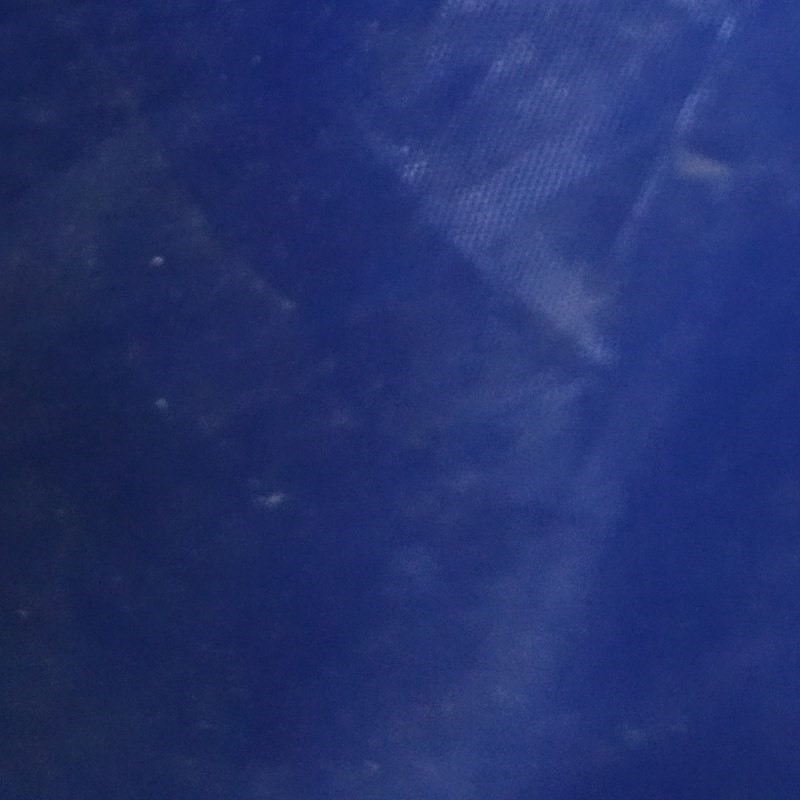
#> input picture Sample/payung std.jpg, 800 x 800 px, found by its file name
$ python warna_dominan.py
#> lines starting #> are read from the running program, lines starting #| are printed output that depends on the picture; long printed decimals are rounded
import numpy as np
import cv2
import matplotlib.pyplot as plt

# Fungsi untuk mendapatkan warna dominan dari patch
def get_dominant_color(image):
    data = np.reshape(image, (-1, 3))
    data = np.float32(data)

    criteria = (cv2.TERM_CRITERIA_EPS + cv2.TERM_CRITERIA_MAX_ITER, 10, 1.0)
    flags = cv2.KMEANS_RANDOM_CENTERS
    _, _, centers = cv2.kmeans(data, 1, None, criteria, 10, flags)

    return centers[0]

# Fungsi untuk mengonversi warna BGR ke RGB
def bgr_to_rgb(bgr_color):
    return bgr_color[::-1]

# Fungsi untuk mengonversi warna RBG ke HEX
def rgb_to_hex(rgb_color):
    # Mengkonversi nilai RGB yang dinormalisasi ke HEX
    hex_color = '#{:02x}{:02x}{:02x}'.format(int(rgb_color[0]), int(rgb_color[1]), int(rgb_color[2]))
    return hex_color

# Fungsi untuk mengonversi RGB ke CMYK
def rgb_to_cmyk(rgb_color):
    # Normalisasi nilai RGB ke rentang 0-1
    r, g, b = rgb_color / 255.0

    k = 1 - max(r, g, b)
    if k == 1:
        c = m = y = 0
    else:
        c = (1 - r - k) / (1 - k)
        m = (1 - g - k) / (1 - k)
        y = (1 - b - k) / (1 - k)

    return np.array([c, m, y, k])

# Fungsi untuk mengonversi warna BGR ke LAB dan mendapatkan nilai L, a, b
def bgr_to_lab(bgr_color):
    bgr_color = np.divide(bgr_color, 255.0)  # Normalisasi nilai BGR
    lab_color = cv2.cvtColor(np.array([[bgr_color]], dtype=np.float32), cv2.COLOR_BGR2LAB)[0][0]
    return lab_color

# Fungsi untuk mengonversi warna LAB ke BGR untuk visualisasi
def lab_to_bgr(lab_color):
    lab_color = np.array([[lab_color]], dtype=np.float32)
    bgr_color = cv2.cvtColor(lab_color, cv2.COLOR_LAB2BGR)[0][0]
    bgr_color = np.clip(bgr_color * 255, 0, 255).astype(np.uint8)  # Konversi kembali ke skala 0-255
    return bgr_color

# Fungsi untuk menghitung Delta E (CIE76)
def delta_e_cie76(lab1, lab2):
    delta_l = lab2[0] - lab1[0]
    delta_a = lab2[1] - lab1[1]
    delta_b = lab2[2] - lab1[2]
    return np.sqrt(delta_l ** 2 + delta_a ** 2 + delta_b ** 2)

# Fungsi untuk menghitung Delta E (CIE2000)
def delta_e_cie2000(lab1, lab2):
    L1, a1, b1 = lab1
    L2, a2, b2 = lab2

    avg_L = (L1 + L2) / 2.0
    C1 = np.sqrt(a1 ** 2 + b1 ** 2)
    C2 = np.sqrt(a2 ** 2 + b2 ** 2)
    avg_C = (C1 + C2) / 2.0

    G = 0.5 * (1 - np.sqrt(avg_C ** 7 / (avg_C ** 7 + 25 ** 7)))

    a1_prime = (1 + G) * a1
    a2_prime = (1 + G) * a2

    C1_prime = np.sqrt(a1_prime ** 2 + b1 ** 2)
    C2_prime = np.sqrt(a2_prime ** 2 + b2 ** 2)

    h1_prime = np.degrees(np.arctan2(b1, a1_prime))
    h2_prime = np.degrees(np.arctan2(b2, a2_prime))
    if h1_prime < 0:
        h1_prime += 360
    if h2_prime < 0:
        h2_prime += 360

    delta_L_prime = L2 - L1
    delta_C_prime = C2_prime - C1_prime
    delta_H_prime = 2 * np.sqrt(C1_prime * C2_prime) * np.sin(np.radians((h2_prime - h1_prime) / 2))

    avg_L_prime = (L1 + L2) / 2.0
    avg_C_prime = (C1_prime + C2_prime) / 2.0

    avg_h_prime = (h1_prime + h2_prime) / 2.0
    if abs(h1_prime - h2_prime) > 180:
        avg_h_prime += 180
    if avg_h_prime >= 360:
        avg_h_prime -= 360

    T = 1 - 0.17 * np.cos(np.radians(avg_h_prime - 30)) + 0.24 * np.cos(np.radians(2 * avg_h_prime)) + 0.32 * np.cos(np.radians(3 * avg_h_prime + 6)) - 0.20 * np.cos(np.radians(4 * avg_h_prime - 63))

    delta_theta = 30 * np.exp(-((avg_h_prime - 275) / 25) ** 2)
    R_C = 2 * np.sqrt(avg_C_prime ** 7 / (avg_C_prime ** 7 + 25 ** 7))
    S_L = 1 + (0.015 * (avg_L_prime - 50) ** 2) / np.sqrt(20 + (avg_L_prime - 50) ** 2)
    S_C = 1 + 0.045 * avg_C_prime
    S_H = 1 + 0.015 * avg_C_prime * T
    R_T = -np.sin(np.radians(2 * delta_theta)) * R_C

    delta_E_2000 = np.sqrt((delta_L_prime / S_L) ** 2 + (delta_C_prime / S_C) ** 2 + (delta_H_prime / S_H) ** 2 + R_T * (delta_C_prime / S_C) * (delta_H_prime / S_H))

    return delta_E_2000, delta_L_prime, delta_C_prime, delta_H_prime

# Fungsi untuk menghitung L*, C*, h*
def lab_to_lch(lab_color):
    L = lab_color[0]
    C = np.sqrt(lab_color[1]**2 + lab_color[2]**2)
    h = np.arctan2(lab_color[2], lab_color[1])
    h = np.degrees(h)
    if h < 0:
        h += 360
    return L, C, h

# Contoh penggunaan fungsi untuk gambar pertama (seperti sebelumnya)
img1_path = 'sampel/payung std.jpg'
img1 = cv2.imread(img1_path, cv2.IMREAD_UNCHANGED)
#> img1 is the input picture: shape (800, 800, 3); mean B, G, R 109.5, 49.8, 35.3
dominant_color1 = get_dominant_color(img1)
#> in get_dominant_color, `_, _, centers = cv2.kmeans(data, 1, None, criteria, 10, flags)`: centers = [[109.5, 49.77, 35.34]]
#> dominant_color1 = [109.5, 49.77, 35.34]
dominant_color_rgb1 = bgr_to_rgb(dominant_color1)
#> dominant_color_rgb1 = [35.34, 49.77, 109.5]
hex_color1 = rgb_to_hex(dominant_color_rgb1)
#> in rgb_to_hex, `hex_color = '#{:02x}{:02x}{:02x}'.format(int(rgb_color[0]), int(rgb_co..`: hex_color = '#23316d'
#> hex_color1 = '#23316d'
cmyk_color1 = rgb_to_cmyk(dominant_color_rgb1)
#> in rgb_to_cmyk, `r, g, b = rgb_color / 255.0`: r = 0.139; g = 0.195; b = 0.429
#> in rgb_to_cmyk, `k = 1 - max(r, g, b)`: k = 0.571
#> in rgb_to_cmyk, `c = (1 - r - k) / (1 - k)`: c = 0.677
#> in rgb_to_cmyk, `m = (1 - g - k) / (1 - k)`: m = 0.545
#> in rgb_to_cmyk, `y = (1 - b - k) / (1 - k)`: y = 0
#> cmyk_color1 = [0.677, 0.545, 0, 0.571]
lab_values1 = bgr_to_lab(dominant_color1)
#> in bgr_to_lab, `bgr_color = np.divide(bgr_color, 255.0)`: bgr_color = [0.429, 0.195, 0.139]
#> in bgr_to_lab, `lab_color = cv2.cvtColor(np.array([[bgr_color]], dtype=np.float32), cv..`: lab_color = [22.62, 15.41, -36.61]
#> lab_values1 = [22.62, 15.41, -36.61]
L1, C1, h1 = lab_to_lch(lab_values1)
#> in lab_to_lch, `L = lab_color[0]`: L = 22.62
#> in lab_to_lch, `C = np.sqrt(lab_color[1]**2 + lab_color[2]**2)`: C = 39.72
#> in lab_to_lch, `h = np.arctan2(lab_color[2], lab_color[1])`: h = -1.17
#> in lab_to_lch, `h = np.degrees(h)`: h = -67.18
#> in lab_to_lch, `h += 360`: h = 292.8
#> L1 = 22.62; C1 = 39.72; h1 = 292.8

print('Dominant color (BGR) (Image 1):', dominant_color1)
#| Dominant color (BGR) (Image 1): [109.505   49.771  35.338]
print('Dominant color (RBG) (Image 1):', dominant_color_rgb1)
#| Dominant color (RBG) (Image 1): [ 35.338  49.771 109.505 ]
print('Dominant color (Hex) (Image 1):', hex_color1)
#| Dominant color (Hex) (Image 1): #23316d
print('CMYK value (Image 1):', cmyk_color1)
#| CMYK value (Image 1): [0.6773 0.5455 0.         0.5706]
print('L value (Image 1):', lab_values1[0])
#| L value (Image 1): 22.620
print('a value (Image 1):', lab_values1[1])
#| a value (Image 1): 15.406
print('b value (Image 1):', lab_values1[2])
#| b value (Image 1): -36.609
print('L* value (Image 1):', L1)
#| L* value (Image 1): 22.620
print('C* value (Image 1):', C1)
#| C* value (Image 1): 39.719
print('h* value (Image 1):', h1)
#| h* value (Image 1): 292.823

# Contoh untuk gambar kedua
img2_path = 'sampel/payung spl.jpg'
img2 = cv2.imread(img2_path, cv2.IMREAD_UNCHANGED)
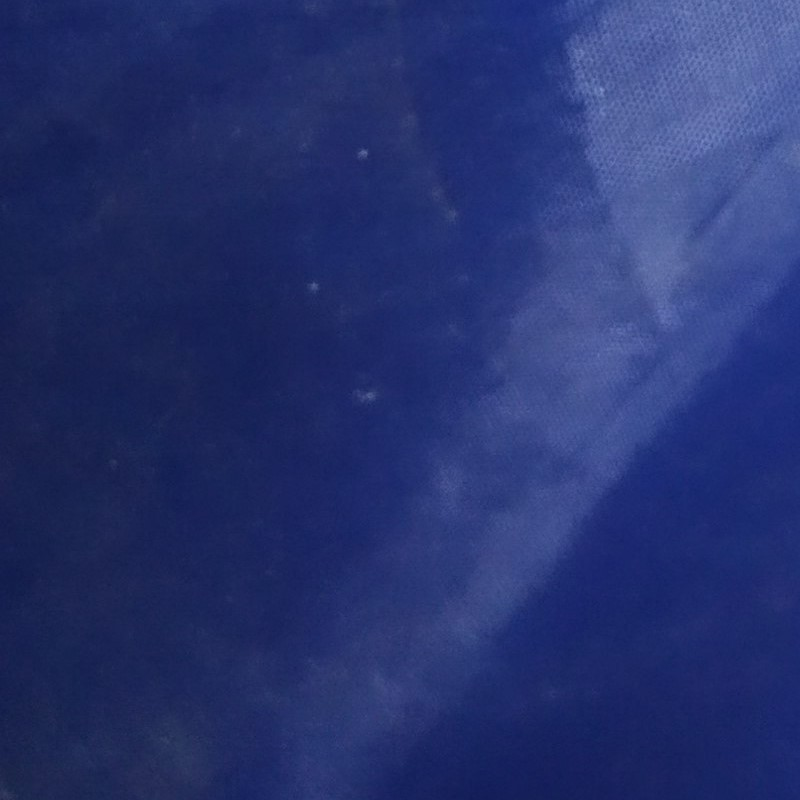
#> input picture Sample/payung spl.jpg, 800 x 800 px, found by its file name
#> img2 is the input picture: shape (800, 800, 3); mean B, G, R 110.2, 50.6, 37.8
dominant_color2 = get_dominant_color(img2)
#> dominant_color2 = [110.2, 50.6, 37.81]
dominant_color_rgb2 = bgr_to_rgb(dominant_color2)
#> dominant_color_rgb2 = [37.81, 50.6, 110.2]
hex_color2 = rgb_to_hex(dominant_color_rgb2)
#> hex_color2 = '#25326e'
cmyk_color2 = rgb_to_cmyk(dominant_color_rgb2)
#> cmyk_color2 = [0.657, 0.541, 0, 0.568]
lab_values2 = bgr_to_lab(dominant_color2)
#> lab_values2 = [23.14, 15.56, -36.41]
L2, C2, h2 = lab_to_lch(lab_values2)
#> L2 = 23.14; C2 = 39.59; h2 = 293.1

print('Dominant color (BGR) (Image 2):', dominant_color2)
#| Dominant color (BGR) (Image 2): [110.2154    50.601  37.809]
print('Dominant color (RBG) (Image 2):', dominant_color_rgb2)
#| Dominant color (RBG) (Image 2): [ 37.809  50.601 110.2154  ]
print('Dominant color (Hex) (Image 2):', hex_color2)
#| Dominant color (Hex) (Image 2): #25326e
print('CMYK value (Image 2):', cmyk_color2)
#| CMYK value (Image 2): [0.6569 0.5409 0.         0.5678]
print('L value (Image 2):', lab_values2[0])
#| L value (Image 2): 23.138
print('a value (Image 2):', lab_values2[1])
#| a value (Image 2): 15.5625
print('b value (Image 2):', lab_values2[2])
#| b value (Image 2): -36.406
print('L* value (Image 2):', L2)
#| L* value (Image 2): 23.138
print('C* value (Image 2):', C2)
#| C* value (Image 2): 39.593
print('h* value (Image 2):', h2)
#| h* value (Image 2): 293.145

# Hitung Delta E antara dua warna dominan
delta_e_76 = delta_e_cie76(lab_values1, lab_values2)
#> in delta_e_cie76, `delta_l = lab2[0] - lab1[0]`: delta_l = 0.519
#> in delta_e_cie76, `delta_a = lab2[1] - lab1[1]`: delta_a = 0.156
#> in delta_e_cie76, `delta_b = lab2[2] - lab1[2]`: delta_b = 0.203
#> delta_e_76 = 0.579
delta_e_2000, delta_L_prime, delta_C_prime, delta_H_prime = delta_e_cie2000(lab_values1, lab_values2)
#> in delta_e_cie2000, `L1, a1, b1 = lab1`: L1 = 22.62; a1 = 15.41; b1 = -36.61
#> in delta_e_cie2000, `L2, a2, b2 = lab2`: L2 = 23.14; a2 = 15.56; b2 = -36.41
#> in delta_e_cie2000, `avg_L = (L1 + L2) / 2.0`: avg_L = 22.88
#> in delta_e_cie2000, `C1 = np.sqrt(a1 ** 2 + b1 ** 2)`: C1 = 39.72
#> in delta_e_cie2000, `C2 = np.sqrt(a2 ** 2 + b2 ** 2)`: C2 = 39.59
#> in delta_e_cie2000, `avg_C = (C1 + C2) / 2.0`: avg_C = 39.66
#> in delta_e_cie2000, `G = 0.5 * (1 - np.sqrt(avg_C ** 7 / (avg_C ** 7 + 25 ** 7)))`: G = 0.00961
#> in delta_e_cie2000, `a1_prime = (1 + G) * a1`: a1_prime = 15.55
#> in delta_e_cie2000, `a2_prime = (1 + G) * a2`: a2_prime = 15.71
#> in delta_e_cie2000, `C1_prime = np.sqrt(a1_prime ** 2 + b1 ** 2)`: C1_prime = 39.78
#> in delta_e_cie2000, `C2_prime = np.sqrt(a2_prime ** 2 + b2 ** 2)`: C2_prime = 39.65
#> in delta_e_cie2000, `h1_prime = np.degrees(np.arctan2(b1, a1_prime))`: h1_prime = -66.98
#> in delta_e_cie2000, `h2_prime = np.degrees(np.arctan2(b2, a2_prime))`: h2_prime = -66.66
#> in delta_e_cie2000, `h1_prime += 360`: h1_prime = 293
#> in delta_e_cie2000, `h2_prime += 360`: h2_prime = 293.3
#> in delta_e_cie2000, `delta_L_prime = L2 - L1`: delta_L_prime = 0.519
#> in delta_e_cie2000, `delta_C_prime = C2_prime - C1_prime`: delta_C_prime = -0.125
#> in delta_e_cie2000, `delta_H_prime = 2 * np.sqrt(C1_prime * C2_prime) * np.sin(np.radians((..`: delta_H_prime = 0.225
#> in delta_e_cie2000, `avg_L_prime = (L1 + L2) / 2.0`: avg_L_prime = 22.88
#> in delta_e_cie2000, `avg_C_prime = (C1_prime + C2_prime) / 2.0`: avg_C_prime = 39.71
#> in delta_e_cie2000, `avg_h_prime = (h1_prime + h2_prime) / 2.0`: avg_h_prime = 293.2
#> in delta_e_cie2000, `T = 1 - 0.17 * np.cos(np.radians(avg_h_prime - 30)) + 0.24 * np.cos(np..`: T = 0.371
#> in delta_e_cie2000, `delta_theta = 30 * np.exp(-((avg_h_prime - 275) / 25) ** 2)`: delta_theta = 17.68
#> in delta_e_cie2000, `R_C = 2 * np.sqrt(avg_C_prime ** 7 / (avg_C_prime ** 7 + 25 ** 7))`: R_C = 1.96
#> in delta_e_cie2000, `S_L = 1 + (0.015 * (avg_L_prime - 50) ** 2) / np.sqrt(20 + (avg_L_prim..`: S_L = 1.4
#> in delta_e_cie2000, `S_C = 1 + 0.045 * avg_C_prime`: S_C = 2.79
#> in delta_e_cie2000, `S_H = 1 + 0.015 * avg_C_prime * T`: S_H = 1.22
#> in delta_e_cie2000, `R_T = -np.sin(np.radians(2 * delta_theta)) * R_C`: R_T = -1.14
#> in delta_e_cie2000, `delta_E_2000 = np.sqrt((delta_L_prime / S_L) ** 2 + (delta_C_prime / S..`: delta_E_2000 = 0.427
#> delta_e_2000 = 0.427; delta_L_prime = 0.519; delta_C_prime = -0.125; delta_H_prime = 0.225

print('Delta L:', lab_values2[0] - lab_values1[0])
#| Delta L: 0.5188
print('Delta a:', lab_values2[1] - lab_values1[1])
#| Delta a: 0.1562
print('Delta b:', lab_values2[2] - lab_values1[2])
#| Delta b: 0.2031
print('Delta L*:', delta_L_prime)
#| Delta L*: 0.5188
print('Delta C*:', delta_C_prime)
#| Delta C*: -0.1246
print('Delta H*:', delta_H_prime)
#| Delta H*: 0.225
print('Delta E (CIE76):', delta_e_76)
#| Delta E (CIE76): 0.5786
print('Delta E (CIE2000):', delta_e_2000)
#| Delta E (CIE2000): 0.427

# Visualisasi menggunakan matplotlib
warna_lab_values1 = [lab_values1[0], lab_values1[1], lab_values1[2]]
#> warna_lab_values1 = [22.62, 15.41, -36.61]
warna_bgr_for_display1 = lab_to_bgr(warna_lab_values1)
#> in lab_to_bgr, `lab_color = np.array([[lab_color]], dtype=np.float32)`: lab_color = [[22.62, 15.41, -36.61]]
#> in lab_to_bgr, `bgr_color = cv2.cvtColor(lab_color, cv2.COLOR_LAB2BGR)[0][0]`: bgr_color = [0.428, 0.193, 0.138]
#> in lab_to_bgr, `bgr_color = np.clip(bgr_color * 255, 0, 255).astype(np.uint8)`: bgr_color = [109, 49, 35]
#> warna_bgr_for_display1 = [109, 49, 35]

warna_lab_values2 = [lab_values2[0], lab_values2[1], lab_values2[2]]
#> warna_lab_values2 = [23.14, 15.56, -36.41]
warna_bgr_for_display2 = lab_to_bgr(warna_lab_values2)
#> warna_bgr_for_display2 = [110, 50, 37]

# Buat gambar warna dengan warna yang ditentukan untuk masing-masing gambar
color_patch1 = np.ones((100, 100, 3), dtype=np.uint8) * warna_bgr_for_display1
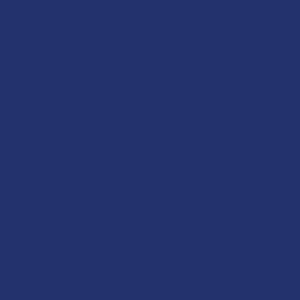
#> color_patch1: shape (100, 100, 3) (shown 3 times larger); mean of channels 0, 1, 2 109, 49, 35; drawn as B, G, R
color_patch2 = np.ones((100, 100, 3), dtype=np.uint8) * warna_bgr_for_display2

plt.figure(figsize=(12, 4))

# Plot gambar pertama
plt.subplot(1, 3, 1)
plt.imshow(cv2.cvtColor(color_patch1, cv2.COLOR_BGR2RGB))
plt.title(f'Image 1\nLAB: L={lab_values1[0]:.2f}, a={lab_values1[1]:.2f}, b={lab_values1[2]:.2f}\nLCH: L*={L1:.2f}, C*={C1:.2f}, h*={h1:.2f}')
plt.axis('off')

# Plot informasi delta di kolom ketiga
plt.subplot(1, 3, 3)
plt.axis('off')
plt.text(0.0, 0.9, f'Δ L    : {lab_values1[0] - lab_values2[0]:.2f}', color='black', fontsize=12, ha='left', transform=plt.gca().transAxes)
plt.text(0.0, 0.8, f'Δ a    : {lab_values1[1] - lab_values2[1]:.2f}', color='black', fontsize=12, ha='left', transform=plt.gca().transAxes)
plt.text(0.0, 0.7, f'Δ b    : {lab_values1[2] - lab_values2[2]:.2f}', color='black', fontsize=12, ha='left', transform=plt.gca().transAxes)
plt.text(0.0, 0.6, f'Δ L*   : {delta_L_prime:.2f}', color='black', fontsize=12, ha='left', transform=plt.gca().transAxes)
plt.text(0.0, 0.5, f'Δ C*   : {delta_C_prime:.2f}', color='black', fontsize=12, ha='left', transform=plt.gca().transAxes)
plt.text(0.0, 0.4, f'Δ H*   : {delta_H_prime:.2f}', color='black', fontsize=12, ha='left', transform=plt.gca().transAxes)
plt.text(0.0, 0.3, f'Δ E76  : {delta_e_76:.2f}', color='black', fontsize=12, ha='left', transform=plt.gca().transAxes)
plt.text(0.0, 0.2, f'Δ E2000: {delta_e_2000:.2f}', color='black', fontsize=12, ha='left', transform=plt.gca().transAxes)

# Plot gambar kedua
plt.subplot(1, 3, 2)
plt.imshow(cv2.cvtColor(color_patch2, cv2.COLOR_BGR2RGB))
plt.title(f'Image 2\nLAB: L={lab_values2[0]:.2f}, a={lab_values2[1]:.2f}, b={lab_values2[2]:.2f}\nLCH: L*={L2:.2f}, C*={C2:.2f}, h*={h2:.2f}')
plt.axis('off')

plt.tight_layout()
plt.show()
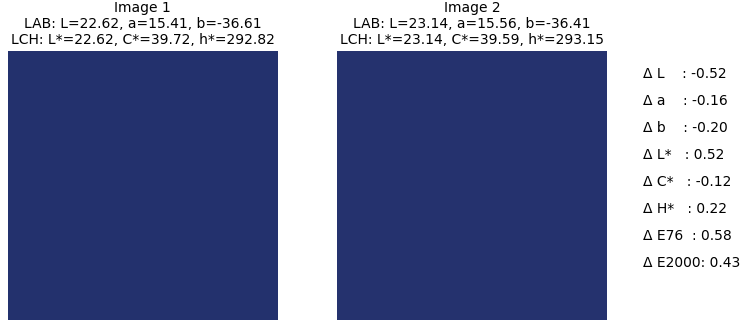
#> figure drawn by matplotlib, 2 panels

# Fungsi untuk menampilkan nilai di atas bar
def autolabel(rects, ax, values):
    for rect, value in zip(rects, values):
        height = rect.get_height()
        ax.annotate(f'{value:.2f}',
                    xy=(rect.get_x() + rect.get_width() / 2, height),
                    xytext=(0, 3),  # 3 points vertical offset
                    textcoords="offset points",
                    ha='center', va='bottom')

# Membuat plot untuk menampilkan perbandingan warna RGB dan CMYK
fig, axes = plt.subplots(1, 2, figsize=(12, 6))

# Menampilkan nilai RGB untuk kedua gambar
x = np.arange(len(dominant_color_rgb1))
#> x = [0, 1, 2]
width = 0.35

rects1 = axes[0].bar(x - width/2, dominant_color_rgb1, width, label='Image 1', color=['red', 'green', 'blue'])
rects2 = axes[0].bar(x + width/2, dominant_color_rgb2, width, label='Image 2', color=['darkred', 'darkgreen', 'darkblue'])

axes[0].set_ylabel('Nilai')
axes[0].set_xticks(x)
axes[0].set_xticklabels(['R', 'G', 'B'])
axes[0].legend()

# Menampilkan nilai CMYK untuk kedua gambar
x = np.arange(len(cmyk_color1))
#> x = [0, 1, 2, 3]
width = 0.35

rects3 = axes[1].bar(x - width/2, cmyk_color1, width, label='Image 1', color=['cyan', 'magenta', 'yellow', 'black'])
rects4 = axes[1].bar(x + width/2, cmyk_color2, width, label='Image 2', color=['darkcyan', 'darkmagenta', 'gold', 'dimgray'])

axes[1].set_ylabel('Nilai')
axes[1].set_xticks(x)
axes[1].set_xticklabels(['C', 'M', 'Y', 'K'])
axes[1].legend()

# Menambahkan nilai di atas bar
autolabel(rects1, axes[0], dominant_color_rgb1)
#> the loop in autolabel, `for rect, value in zip(rects, values):` made 3 passes
#> (value, height) on passes 1 to 3: (35.34, 35.34), (49.77, 49.77), (109.5, 109.5)
autolabel(rects2, axes[0], dominant_color_rgb2)
#> the loop in autolabel (call 2), `for rect, value in zip(rects, values):` made 3 passes
#> (value, height) on passes 1 to 3: (37.81, 37.81), (50.6, 50.6), (110.2, 110.2)
autolabel(rects3, axes[1], cmyk_color1)
autolabel(rects4, axes[1], cmyk_color2)

# Menampilkan plot
plt.tight_layout()

plt.show()
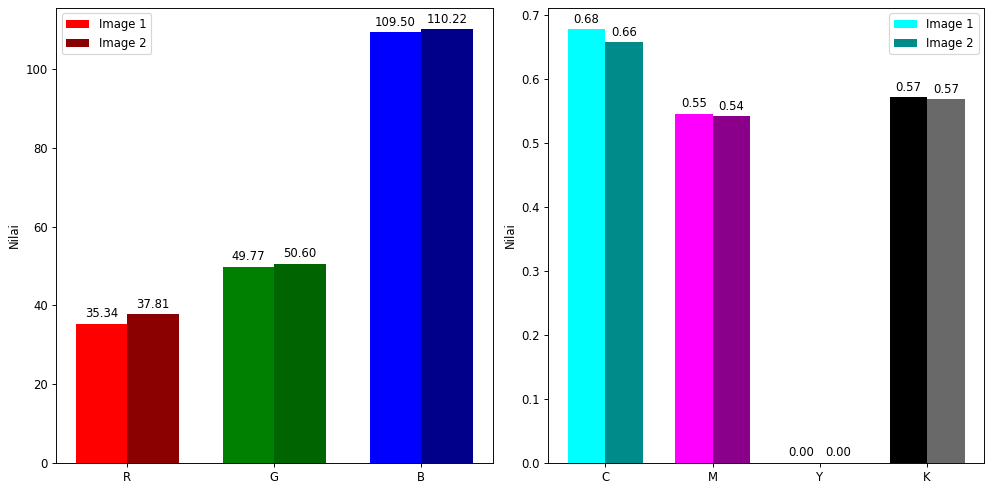
#> figure drawn by matplotlib, 2 panels; panel 1: tallest bar 109.5 high, from x = 1.65 to 2; panel 1: tallest bar 110.2 high, from x = 2 to 2.35; panel 2: tallest bar 0.677 high, from x = -0.35 to 0; panel 2: tallest bar 0.657 high, from x = 2.78e-17 to 0.35
